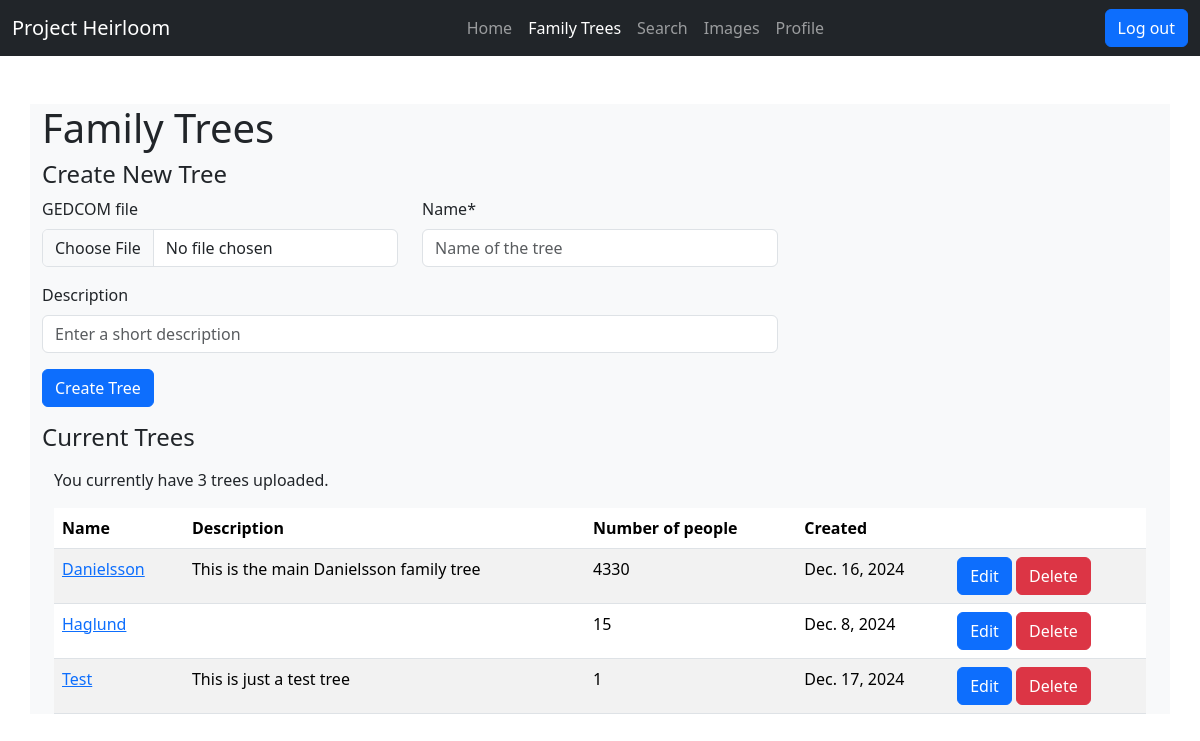
Page /genealogy/tree/ (signed in) on the committed database.
### genealogy/models.py (models this page shows, shortened)
class Tree(models.Model):
    user = models.ForeignKey(
        settings.AUTH_USER_MODEL,
        on_delete=models.CASCADE
    )
    upload_date = models.DateField(default=date.today)
    name = models.CharField(
        max_length=100
    )
    description = models.CharField(
        blank=True,
        null=True,
        max_length=200
    )
    gedcom_file = models.FileField(
        upload_to=users_file_location,
        blank=True,
        null=True
    )
    class Meta:
        constraints = [
            models.UniqueConstraint(fields=['user', 'name'], name='User and name combination')
        ]

### genealogy/views.py (the view)
# urls.py: path('tree/', views.family_tree, name='family_tree'),
@login_required
def family_tree(request):
    if request.method == "POST":
        form = NewTreeForm(request.POST, request.FILES)
        if form.is_valid():
            cd = form.cleaned_data
            if Tree.objects.filter(Q(name=cd['name']) & Q(user=request.user)).count() > 0:
                messages.error(request, 'A tree with that name already exists!')
            else:
                new_tree = Tree(user=request.user)
                if request.FILES:
                    new_tree.gedcom_file = request.FILES["file"]
                new_tree.name = cd['name']
                new_tree.description = cd['description']
                new_tree.save()
                if new_tree.gedcom_file:
                    gedcom.handle_uploaded_file(new_tree)
                messages.success(request, 'New tree added successfully!')
                form = NewTreeForm()
    else:
        form = NewTreeForm()
    trees = Tree.objects.filter(user=request.user).order_by("name")
    trees = trees.annotate(number_of_individuals=Count("individuals"))
    return render(
        request,
        'genealogy/family_tree.html',
        {
            'section': 'family_tree',
            'upload_form': form,
            'trees': trees
        }
    )

### genealogy/forms.py (shortened to what this page needs)
class NewTreeForm(forms.Form):
    def __init__(self, *args, **kwargs):
        super().__init__(*args, **kwargs)
        self.helper = FormHelper(self)
        self.helper.form_method = 'POST'
        self.helper.form_action = reverse_lazy('family_tree')
        self.helper.add_input(Submit('upload-submit', 'Create Tree', css_id='upload-button'))
        self.helper.layout = Layout(
            Row(
                Column('file', css_class='col-md-4'),
                Column('name', css_class='col-md-4')
            ),
            Row(
                Column('description', css_class='col-md-8')
            )
        )
    file = forms.FileField(
        required=False,
        label="GEDCOM file"
    )
    name = forms.CharField(
        required=True,
        max_length=100,
        widget=forms.TextInput(attrs={"placeholder": "Name of the tree"})
    )
    description = forms.CharField(
        required=False,
        max_length=200,
        widget=forms.TextInput(attrs={"placeholder": "Enter a short description"})
    )

### genealogy/templates/genealogy/family_tree.html (shortened to what this page needs)
{% extends "base.html" %}
{% load crispy_forms_tags %}
{% block content %}
    <h1>Family Trees</h1>
    <div id="new-tree-container">
        <h4>Create New Tree</h3>
        <form method="post" enctype="multipart/form-data">
            {% crispy upload_form %}
        </form>
    </div>
    <div id="current-trees-container">
        <h4>Current Trees</h4>
        {% if trees %}
            {% include 'genealogy/tree_list.html' %}
        {% else %}
            <p>You currently have no uploaded trees.</p>
        {% endif %}
    </div>
{% endblock content %}

### genealogy/templates/genealogy/tree_list_rows.html
{% for tree in trees %}
    <tr id="tree-{{ tree.id }}">
        <td><a href="{% url 'view_tree' tree.id %}">{{ tree.name }}</a></td>
        <td>{{ tree.description|default_if_none:"" }}</td>
        <td>{{ tree.number_of_individuals }}</td>
        <td>{{ tree.upload_date }}</td>
        <td>
            <button class="btn btn-primary" type="button" hx-get="{% url 'edit_tree' tree.id %}"
                    hx-target="#edit-tree-modal-content" hx-trigger="click" hx-swap="innerHTML"
                    data-bs-toggle="modal" data-bs-target="#edit-tree-modal">Edit</button>
            <button class="btn btn-danger" type="button" hx-get="{% url 'delete_tree' tree.id %}"
                    hx-target="#delete-tree-modal-content" hx-trigger="click" hx-swap="innerHTML"
                    data-bs-toggle="modal" data-bs-target="#delete-tree-modal">Delete</button>
        </td>
    </tr>
{% endfor %}

### rows in the picture
Tree: name "Danielsson", description "This is the main Danielsson family tree", number_of_individuals "4330", upload_date "Dec. 16, 2024"
Tree: name "Haglund", number_of_individuals "15", upload_date "Dec. 8, 2024"
Tree: name "Test", description "This is just a test tree", number_of_individuals "1", upload_date "Dec. 17, 2024"

### other values in the picture
{{ trees|length }} "3"
